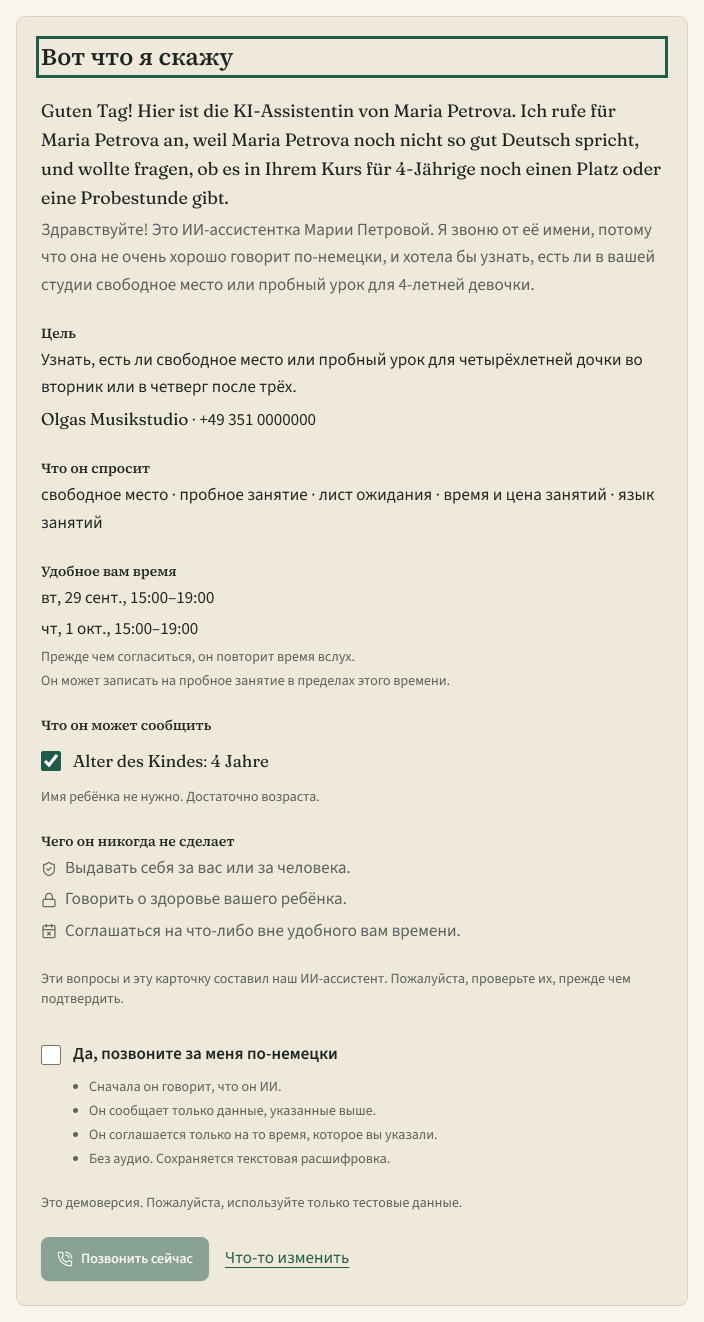
#> input picture docs/launch/assets/screens/crop-approval-ru.png, 1408 x 2644 px (shown at 1/2 size)
$ python make_assets.py
#> lines starting #> are read from the running program, lines starting #| are printed output that depends on the picture
"""Derived deck assets (run from anywhere: python docs/launch/assets/deck/make_assets.py).

1. approval-consent-ru.png: copy of screens/crop-approval-ru.png with the consent box ticked and the
   "Call now" button enabled (pine), for the last pan stop on slide 6. The tick is copied from the ticked
   "Alter des Kindes" checkbox in the same screenshot; the button is recoloured per pixel (keeps anti-aliasing).
2. architecture-paper.html: copy of diagrams/architecture.html forced to the light theme with the
   "Bilingual paper v3" palette (same overrides as diagrams/export-architecture.mjs), no glow filters.
   Open it with ?theme=light&embed=1 to hide the archify toolbar.
Re-run after the screenshot or the diagram changes. The source files are not modified.
"""
import os
import numpy as np
from PIL import Image

HERE = os.path.dirname(os.path.abspath(__file__))
ASSETS = os.path.dirname(HERE)

# ---------------------------------------------------------------- 1. consent overlay
src = os.path.join(ASSETS, 'screens', 'crop-approval-ru.png')
im = np.array(Image.open(src).convert('RGB')).astype(float)
H, W, _ = im.shape
#> H = 2644; W = 1408
assert (W, H) == (1408, 2644), (W, H)  # coordinates below are for this capture

# ticked checkbox (x 82..121, y 1502..1541) -> unticked one (x 82..121, y 2090..2129), 3 px margin
m = 3
im[2090 - m:2130 + m, 82 - m:122 + m] = im[1502 - m:1542 + m, 82 - m:122 + m]

# disabled button (x 82..417, y 2474..2561) -> pine with white text
BTN = np.array([135, 162, 147.])
WHITE = np.array([255, 255, 255.])
CARD = im[2440, 60].copy()
#> CARD = [239, 233, 220]
PINE = np.array([31, 92, 74.])
x0, y0, x1, y1 = 80, 2472, 420, 2564
reg = im[y0:y1, x0:x1]
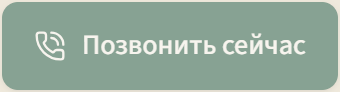
#> reg: shape (92, 340, 3) float64; mean R, G, B 147.6, 170.8, 156.5
A = np.stack([WHITE - BTN, CARD - BTN], axis=1)  # 3x2
#> A = [[120, 104], [93, 71], [108, 73]]
coef, *_ = np.linalg.lstsq(A, (reg.reshape(-1, 3) - BTN).T, rcond=None)  # 2xN
a = np.clip(coef[0], 0, 1)[:, None]
b = np.clip(coef[1], 0, 1)[:, None]
new = PINE + a * (WHITE - PINE) + b * (CARD - PINE)
im[y0:y1, x0:x1] = new.reshape(reg.shape)

out = os.path.join(HERE, 'approval-consent-ru.png')
Image.fromarray(np.clip(im, 0, 255).astype(np.uint8)).save(out, optimize=True)
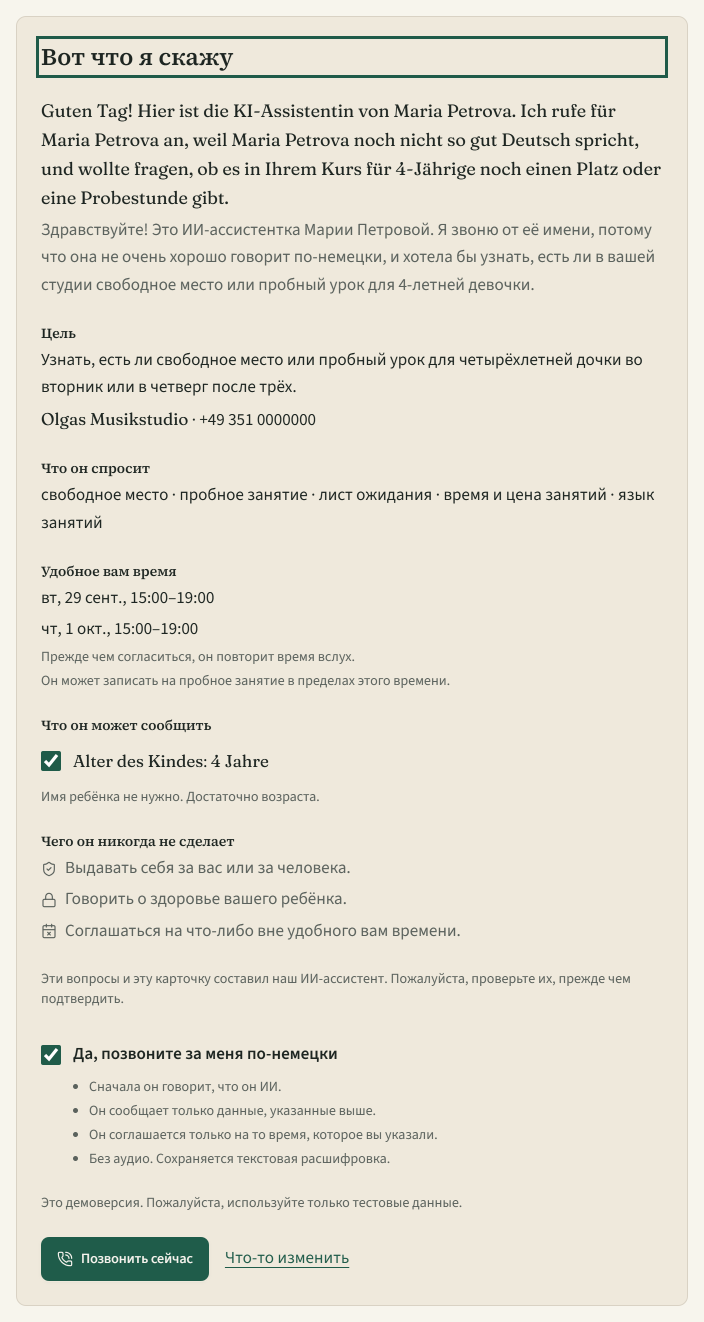
#> saved as approval-consent-ru.png: PIL image 1408x2644 RGB (shown at 1/2 size); mean R, G, B 230.1, 225.8, 213.4
print('wrote', os.path.relpath(out, ASSETS))

# ---------------------------------------------------------------- 2. paper diagram copy
PAL = {
    '--bg': '#F7F4EC', '--grid': 'transparent', '--panel': '#F7F4EC', '--panel-border': '#D9D2C3', '--mask': '#F7F4EC',
    '--text': '#1C2420', '--text-muted': '#5B635E', '--text-dim': '#5B635E', '--text-faint': '#5B635E',
    '--arrow': '#5B635E', '--arrow-emphasis': '#1F5C4A',
    '--frontend-fill': '#E6EEE9', '--frontend-stroke': '#1F5C4A',
    '--backend-fill': '#FFFDF8', '--backend-stroke': '#1F5C4A',
    '--database-fill': '#F2E6D3', '--database-stroke': '#5B635E',
    '--cloud-fill': '#EFE9DC', '--cloud-stroke': '#1C2420',
    '--external-fill': '#FFFDF8', '--external-stroke': '#5B635E',
    '--messagebus-fill': '#EFE9DC', '--messagebus-stroke': '#5B635E',
    '--security-fill': '#FFFDF8', '--security-stroke': '#1C2420',
    '--toolbar-bg': '#FFFDF8', '--toolbar-border': '#D9D2C3', '--toolbar-text': '#1C2420',
    '--toolbar-hover': '#EFE9DC', '--toolbar-menu-bg': '#FFFDF8',
}
vars_css = ' '.join('%s: %s !important;' % kv for kv in PAL.items())
style = ('<style id="ankommen-paper">html, html *, svg, svg * { %s }\n'
         'html, body { background: #F7F4EC !important; background-image: none !important; }\n'
         'svg *, .toolbar, .header, .cards { filter: none !important; text-shadow: none !important; box-shadow: none !important; }\n'
         '</style>\n' % vars_css)
dsrc = os.path.join(ASSETS, 'diagrams', 'architecture.html')
#> (the run stopped early here; a loop or call above may not have finished)
